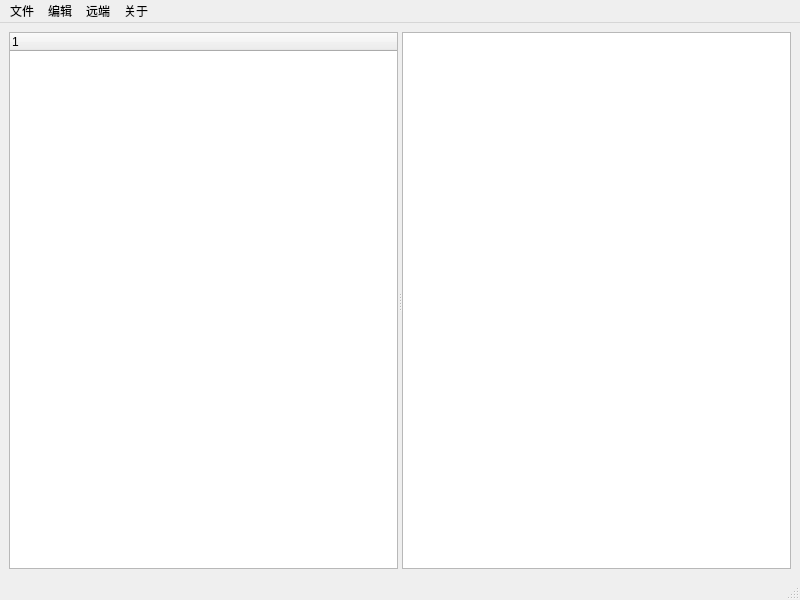
<?xml version="1.0" encoding="UTF-8"?>
<ui version="4.0">
 <class>MainWindow</class>
 <widget class="QMainWindow" name="MainWindow">
  <property name="geometry">
   <rect>
    <x>0</x>
    <y>0</y>
    <width>800</width>
    <height>600</height>
   </rect>
  </property>
  <property name="windowTitle">
   <string>MainWindow</string>
  </property>
  <widget class="QWidget" name="centralwidget">
   <layout class="QHBoxLayout" name="horizontalLayout">
    <item>
     <widget class="QSplitter" name="splitter">
      <property name="orientation">
       <enum>Qt::Horizontal</enum>
      </property>
      <widget class="FileTreeWidget" name="treeWidget">
       <property name="sizePolicy">
        <sizepolicy hsizetype="Expanding" vsizetype="Expanding">
         <horstretch>0</horstretch>
         <verstretch>0</verstretch>
        </sizepolicy>
       </property>
       <column>
        <property name="text">
         <string notr="true">1</string>
        </property>
       </column>
      </widget>
      <widget class="QTextEdit" name="textEdit"/>
     </widget>
    </item>
   </layout>
  </widget>
  <widget class="QMenuBar" name="menubar">
   <property name="geometry">
    <rect>
     <x>0</x>
     <y>0</y>
     <width>800</width>
     <height>23</height>
    </rect>
   </property>
   <widget class="QMenu" name="menu">
    <property name="title">
     <string>文件</string>
    </property>
    <addaction name="actionnew"/>
    <addaction name="actionexport"/>
    <addaction name="actionimport"/>
    <addaction name="actionexit"/>
   </widget>
   <widget class="QMenu" name="menu_2">
    <property name="title">
     <string>编辑</string>
    </property>
   </widget>
   <widget class="QMenu" name="menu_3">
    <property name="title">
     <string>远端</string>
    </property>
    <addaction name="actiontestServer"/>
   </widget>
   <widget class="QMenu" name="menu_4">
    <property name="title">
     <string>关于</string>
    </property>
   </widget>
   <addaction name="menu"/>
   <addaction name="menu_2"/>
   <addaction name="menu_3"/>
   <addaction name="menu_4"/>
  </widget>
  <widget class="QStatusBar" name="statusbar"/>
  <action name="actionnew">
   <property name="text">
    <string>新建</string>
   </property>
  </action>
  <action name="actionexport">
   <property name="text">
    <string>导出</string>
   </property>
  </action>
  <action name="actionimport">
   <property name="text">
    <string>导入</string>
   </property>
  </action>
  <action name="actionexit">
   <property name="text">
    <string>退出</string>
   </property>
  </action>
  <action name="actiontestServer">
   <property name="text">
    <string>服务器配置</string>
   </property>
  </action>
 </widget>
 <customwidgets>
  <customwidget>
   <class>FileTreeWidget</class>
   <extends>QTreeWidget</extends>
   <header>filetreewidget.h</header>
  </customwidget>
 </customwidgets>
 <resources/>
 <connections/>
</ui>
